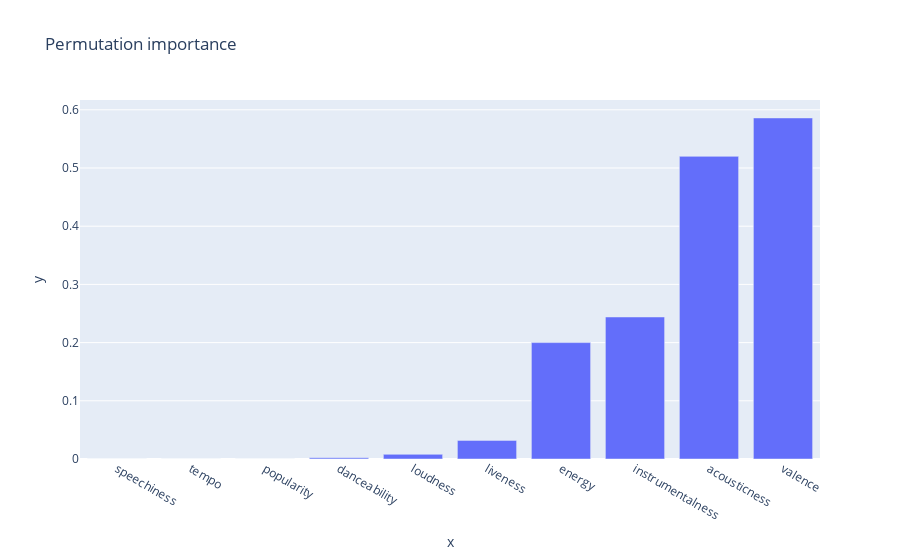

Notebook cell for this chart:
### Code cell
from sklearn.inspection import permutation_importance
import plotly.express as px

perm_importance = permutation_importance(rf_model, X, y, scoring="neg_mean_squared_error")

sorted_index = perm_importance.importances_mean.argsort()

px.bar(x=X.columns[sorted_index], y=perm_importance.importances_mean[sorted_index], title="Permutation importance")

### Figure 1 — Plotly figure (JSON) as saved in the notebook; plotly's stock layout.template omitted (floating-point values rounded to 4 significant figures)
{"data": [{"alignmentgroup": "True", "hovertemplate": "x=%{x}<br>y=%{y}<extra></extra>", "legendgroup": "", "marker": {"color": "#636efa", "pattern": {"shape": ""}}, "name": "", "offsetgroup": "", "orientation": "v", "showlegend": false, "textposition": "auto", "type": "bar", "x": ["speechiness", "tempo", "popularity", "danceability", "loudness", "liveness", "energy", "instrumentalness", "acousticness", "valence"], "xaxis": "x", "y": [0, 0, 0, 0.002, 0.008, 0.032, 0.2, 0.244, 0.52, 0.586], "yaxis": "y"}], "layout": {"barmode": "relative", "legend": {"tracegroupgap": 0}, "title": {"text": "Permutation importance"}, "xaxis": {"anchor": "y", "domain": [0, 1], "title": {"text": "x"}}, "yaxis": {"anchor": "x", "domain": [0, 1], "title": {"text": "y"}}}}
